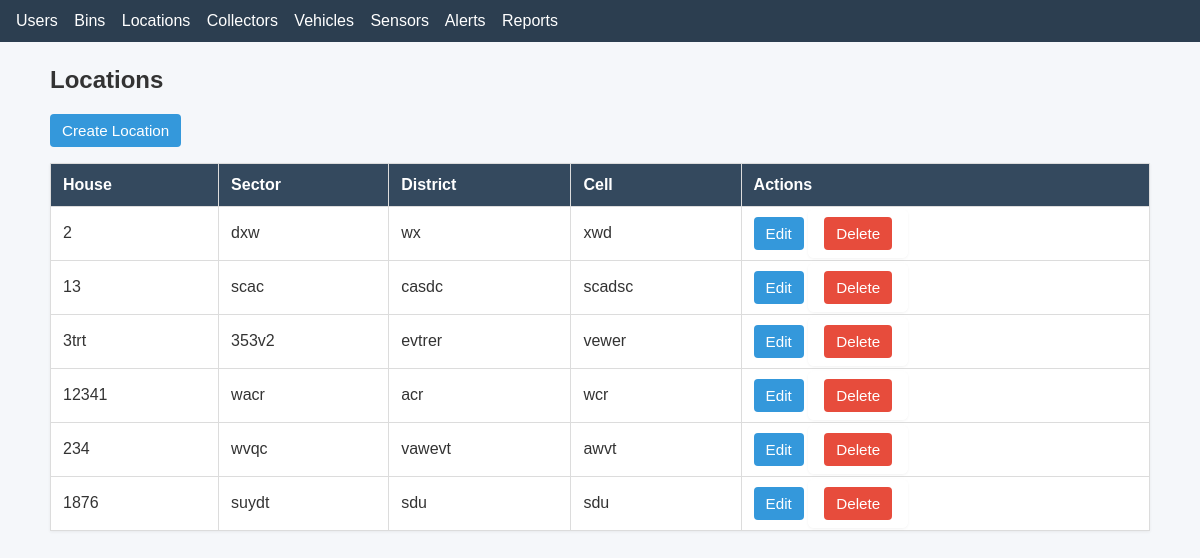
The page /locations/ on the database as committed earlier.
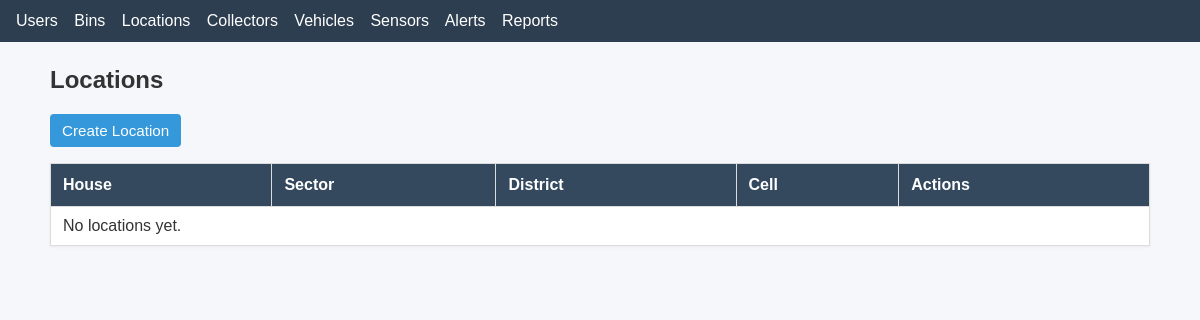
The same page on the database as committed later.
### stwms/models.py (models this page shows)
class Location(models.Model):
    house= models.CharField(max_length=10, primary_key=True)
    sector = models.CharField(max_length=20)
    district = models.CharField(max_length=20)
    cell = models.CharField(max_length=20)

### stwms/views.py (the view)
# urls.py: path('locations/', views.location_list, name='location_list'),
def location_list(request):
    locations = Location.objects.all()
    return render(request, "location/location_list.html", {"locations": locations})

### stwms/templates/location/location_list.html
{% extends "base.html" %}
{% block content %}
<h2>Locations</h2>
<p><a class="btn" href="{% url 'stwms:location_create' %}">Create Location</a></p>
<table>
    <thead>
        <tr><th>House</th><th>Sector</th><th>District</th><th>Cell</th><th>Actions</th></tr>
    </thead>
    <tbody>
    {% for location in locations %}
        <tr>
            <td>{{ location.house }}</td>
            <td>{{ location.sector }}</td>
            <td>{{ location.district }}</td>
            <td>{{ location.cell }}</td>
            <td>
                <a class="btn" href="{% url 'stwms:location_update' location.pk %}">Edit</a>
                <form style="display:inline" method="post" action="{% url 'stwms:location_delete' location.pk %}">{% csrf_token %}
                    <button class="btn btn-danger" type="submit">Delete</button>
                </form>
            </td>
        </tr>
    {% empty %}
        <tr><td colspan="5">No locations yet.</td></tr>
    {% endfor %}
    </tbody>
</table>
{% endblock %}

### stwms/templates/base.html (shortened to what this page needs)
<!DOCTYPE html>
<html lang="en">
<head>
    {% load static %}
    <link rel="stylesheet" href="{% static 'styles.css' %}">
</head>
<body>
<nav>
    <a href="{% url 'stwms:users_list' %}">Users</a>
    <a href="{% url 'stwms:bin_list' %}">Bins</a>
    <a href="{% url 'stwms:location_list' %}">Locations</a>
    <a href="{% url 'stwms:collector_list' %}">Collectors</a>
    <a href="{% url 'stwms:vehicle_list' %}">Vehicles</a>
    <a href="{% url 'stwms:sensor_list' %}">Sensors</a>
    <a href="{% url 'stwms:alert_list' %}">Alerts</a>
    <a href="{% url 'stwms:report_list' %}">Reports</a>
</nav>
<div class="content">
    {% block content %}
    {% endblock %}
</div>
</body>
</html>

### static/styles.css (style rules this page uses)
body { font-family: Arial, Helvetica, sans-serif; background: #f5f7fa; color: #333; margin: 0; padding: 0; }
nav { background: #2c3e50; padding: 12px 16px; }
nav a { color: #fff; text-decoration: none; margin-right: 12px; }
.content { max-width: 1100px; margin: 24px auto; padding: 0 16px; }
table { width: 100%; border-collapse: collapse; background: #fff; margin-top: 12px; box-shadow: 0 1px 3px rgba(0,0,0,0.06); }
thead th { background: #34495e; color: #fff; text-align: left; padding: 12px; border: 1px solid #dcdcdc; }
tbody td { padding: 10px 12px; border: 1px solid #dcdcdc; vertical-align: middle; }
.btn { display: inline-block; padding: 8px 12px; background: #3498db; color: #fff; text-decoration: none; border-radius: 4px; border: none; cursor: pointer; font-size: 0.95rem; }

Rows that differ between the two databases and show on the page:
removed Location: house "2", sector "dxw", district "wx", cell "xwd"
removed Location: house "13", sector "scac", district "casdc", cell "scadsc"
removed Location: house "3trt", sector "353v2", district "evtrer", cell "vewer"
removed Location: house "12341", sector "wacr", district "acr", cell "wcr"
removed Location: house "234", sector "wvqc", district "vawevt", cell "awvt"
removed Location: house "1876", sector "suydt", district "sdu", cell "sdu"
Other text that changed with them:
text now shown: "No locations yet."
